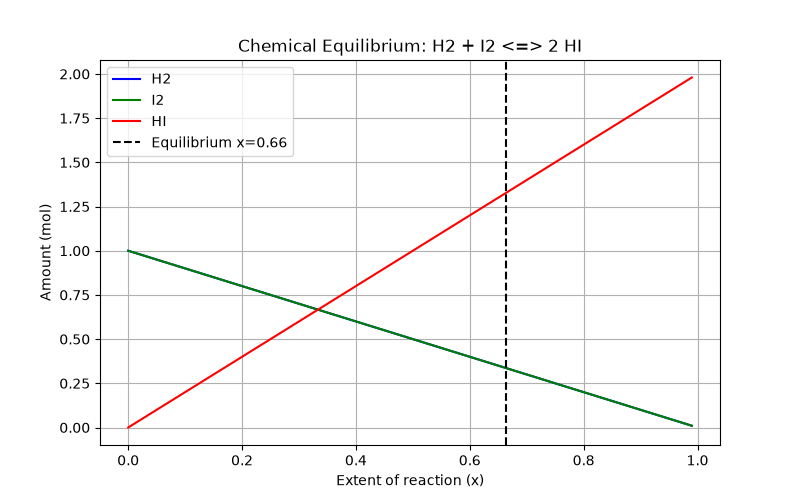

The Python source for this figure:
import numpy as np
import matplotlib.pyplot as plt
from scipy.optimize import newton, minimize

K = 15.6
a = b = 1.0

def k_imbalance(x):
    return (2*x)**2 / ((a-x)*(b-x)) - K


x_newton = newton(k_imbalance, 0.5)


def objective(x):
    return k_imbalance(x[0])**2

res = minimize(objective, x0=[0.5], method="SLSQP", bounds=[(0, 0.999)])
x_slsqp = res.x[0]

print(f"Extent x from Newton: {x_newton:.4f}")
print(f"Extent x from SLSQP: {x_slsqp:.4f}")


H2_eq = a - x_newton
I2_eq = b - x_newton
HI_eq = 2 * x_newton

print(f"\nEquilibrium Amounts:")
print(f"H2: {H2_eq:.4f} mol")
print(f"I2: {I2_eq:.4f} mol")
print(f"HI: {HI_eq:.4f} mol")

x_vals = np.linspace(0, 0.99, 100)
plt.figure(figsize=(8, 5))
plt.plot(x_vals, a - x_vals, 'b-', label='H2')
plt.plot(x_vals, b - x_vals, 'g-', label='I2')
plt.plot(x_vals, 2 * x_vals, 'r-', label='HI')
plt.axvline(x_newton, color='k', linestyle='--', label=f'Equilibrium x={x_newton:.2f}')
plt.xlabel('Extent of reaction (x)')
plt.ylabel('Amount (mol)')
plt.title('Chemical Equilibrium: H2 + I2 <=> 2 HI')
plt.legend()
plt.grid(True)
plt.savefig('equilibrium.png')
print("Saved plot as equilibrium.png")
